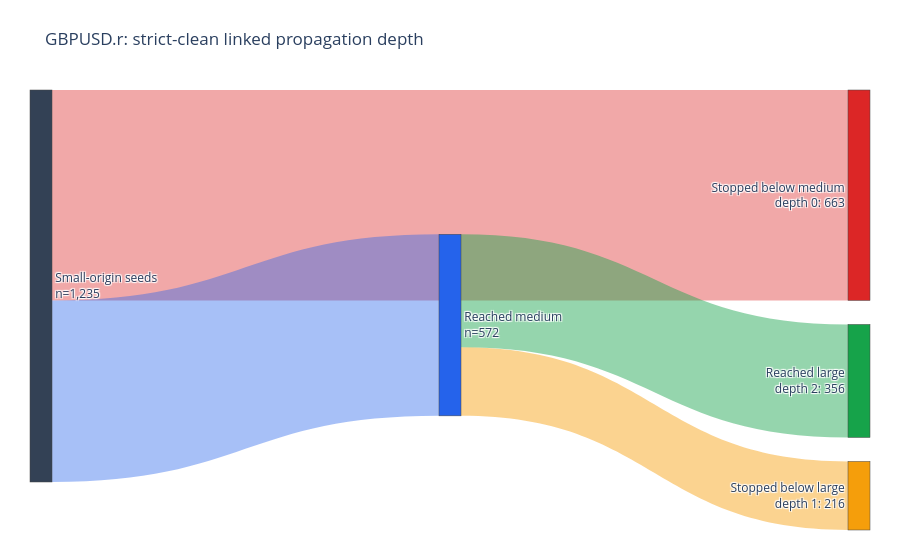

Notebook code cell kept with this figure:
### Markdown cell above
### Reading the stage table

- `propagation_rate` counts every resolved attempt, including zero-bar (same-bar) propagations. `clean_propagation_rate` uses only attempts with at least one unresolved bar (`clean_future_attempts`), so it is lower by construction. The two are different quantities, not two estimates of one rate.
- With three scales and broad-agreement roots, the linked medium->large hand-offs are essentially *all* medium->large attempts, so the "all" and "linked" rows coincide. A medium DCC against large is almost always preceded by a small DCC that left broad agreement and propagated through that medium DCC. The near-exception is the rare case where the upper clock confirms first (see the nesting audit in `3_threshold_dc`).
- The linked and unconditional rates can genuinely differ only when the root definition is narrower (for example four-scale agreement in `4_threshold_dc_linkage`), when a filter such as strict-clean is applied to the lineages, or at deeper hand-offs. That is why the lineage, not the edge table, is the unit of analysis.

### Code cell
linkage_flow = plot_dc_linkage_flow(
    strict_clean_linkages,
    title=f"{SYMBOL}: strict-clean linked propagation depth",
)
linkage_flow.show()

### Figure 1 — Plotly figure (JSON) as saved in the notebook; plotly's stock layout.template omitted (floating-point values rounded to 4 significant figures)
{"data": [{"arrangement": "snap", "link": {"color": ["rgba(220, 38, 38, 0.40)", "rgba(37, 99, 235, 0.40)", "rgba(245, 158, 11, 0.45)", "rgba(22, 163, 74, 0.45)"], "source": [0, 0, 2, 2], "target": [1, 2, 3, 4], "value": [663, 572, 216, 356]}, "node": {"color": ["#334155", "#dc2626", "#2563eb", "#f59e0b", "#16a34a"], "label": ["Small-origin seeds<br>n=1,235", "Stopped below medium<br>depth 0: 663", "Reached medium<br>n=572", "Stopped below large<br>depth 1: 216", "Reached large<br>depth 2: 356"], "pad": 24, "thickness": 22}, "type": "sankey"}], "layout": {"height": 560, "margin": {"b": 30, "l": 30, "r": 30, "t": 90}, "title": {"text": "GBPUSD.r: strict-clean linked propagation depth"}}}
